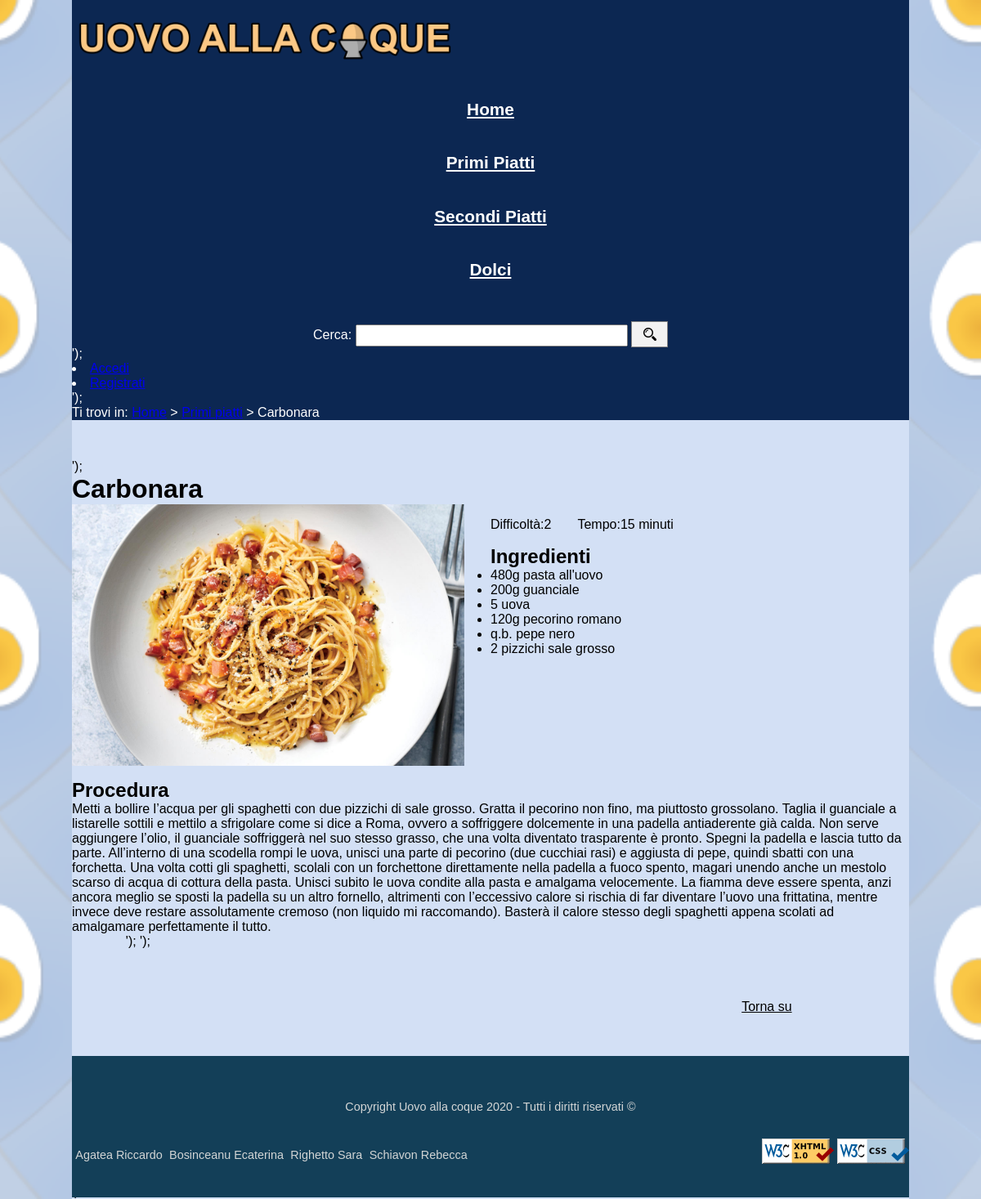
The app's page /php/ricetta.php?id=1, older data.
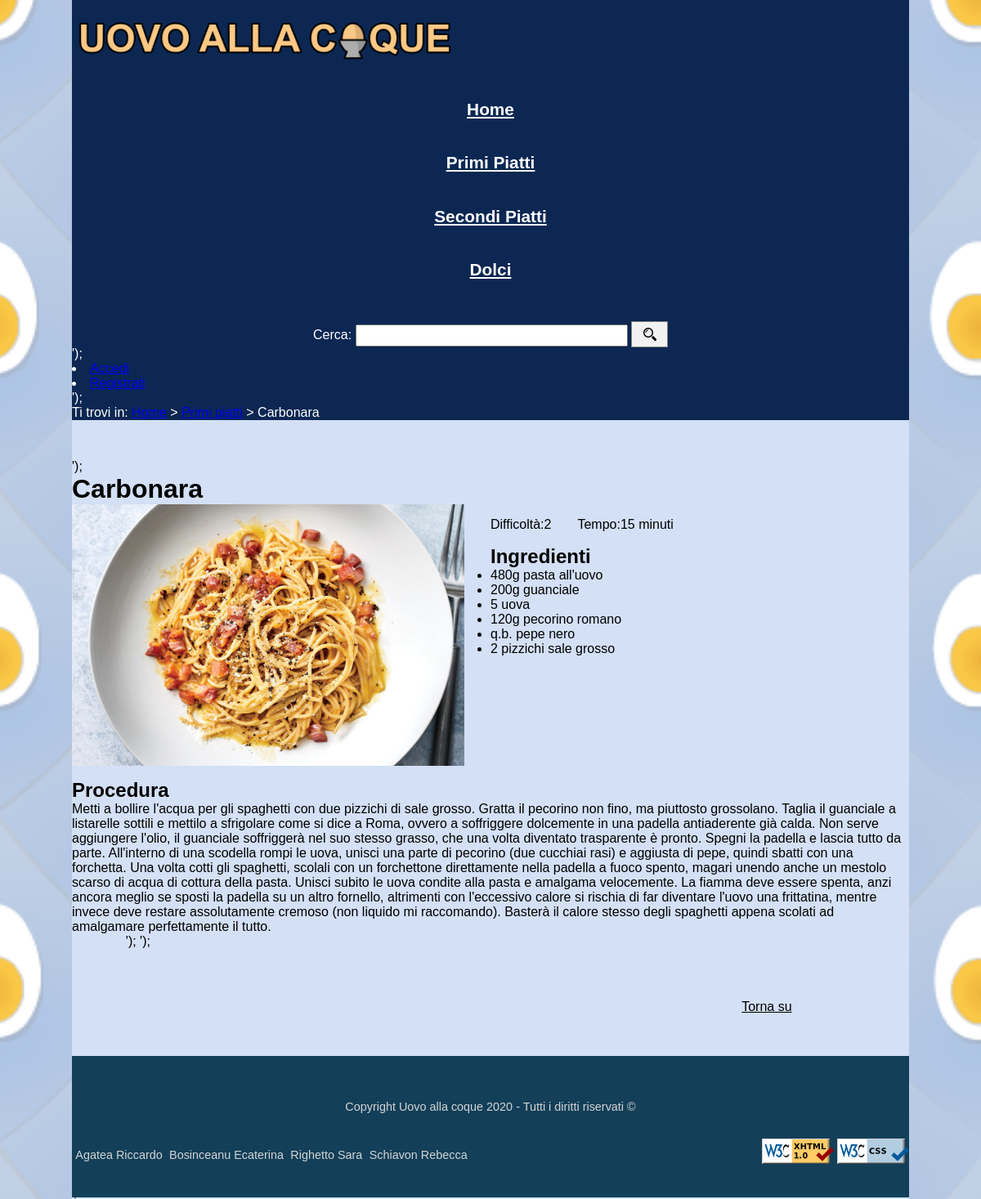
The same page, newer data.
### tables this page shows
CREATE TABLE ricette (
  id INT AUTO_INCREMENT,
  nome VARCHAR(256) NOT NULL,
  difficolta TINYINT UNSIGNED NOT NULL,
  tempo SMALLINT UNSIGNED NOT NULL,
   
  img VARCHAR(256) NOT NULL,
  portata TINYINT UNSIGNED NOT NULL,
  ingredienti TEXT NOT NULL,
  procedimento TEXT NOT NULL,
  PRIMARY KEY (id),
  UNIQUE (nome)
);

### php/db-connection.php (called while the page is built, shortened)
<?php
class DBConnection
{
    private $host = "localhost";
    private $username;
    private $password;
    private $connection;
    public function __construct()
    {
        $this->username = str_replace("\n", "", file_get_contents(__DIR__ . "/username.txt"));
        $this->password = str_replace("\n", "", file_get_contents(__DIR__ . "/pwd_db-1920.txt"));
    }
    public function connectTo(string $database)
    {
        $this->connection = new mysqli($this->host, $this->username, $this->password, $database);
    }
    public function query($query)
    {
        return $this->connection->query($query);
    }
}

### php/ricetta.php (the view, shortened to what this page needs)
<?php
require_once "./template-handler.php";
require_once __DIR__ . "/db-connection.php";
$content = file_get_contents(__DIR__ . "/components/ricetta-content.php");
$connection = new DBConnection();
$result = $connection->query("SELECT * FROM ricette WHERE id={$_GET["id"]}")->fetch_assoc();
if (!$result) {
} else {
    $nome = $result["nome"];
    $portata = $result["portata"];
    $difficolta = $result["difficolta"];
    $tempo = $result["tempo"];
    $img = $result["img"];
    $ingredienti = $result["ingredienti"];
    $procedimento = $result["procedimento"];
    $portate = [
        "Primi piatti",
        "Secondi piatti",
        "Dessert",
    ];
    $percorsoBread = "<a href=\"<rootFolder />/index.php\">Home</a> &gt; <a href=\"<rootFolder />/php/elenco.php?id=$portata\">{$portate[$portata-1]}</a> &gt; $nome";
    $listaIngredienti = "";
    foreach (explode(",", $ingredienti) as $ing) {
        $listaIngredienti .= "<li>$ing</li>";
    }
    $content = str_replace("<nomeRicettaPlaceholder />", $nome, $content);
    $content = str_replace("<imgSrcPlaceholder />", $img, $content);
    $content = str_replace("<difficoltàPlaceholder />", $difficolta, $content);
    $content = str_replace("<tempoPlaceholder />", "$tempo minuti", $content);
    $content = str_replace("<ingredientiPlaceholder />", $listaIngredienti, $content);
    $content = str_replace("<proceduraPlaceholder />", $procedimento, $content);
}

### php/template-handler.php (shortened to what this page needs)
<?php
class TemplateHandler
{
    private $page;
    private $root;
    public function __construct(string $root, string $standard)
    {
        $this->root = $root;
        $this->page = file_get_contents(__DIR__ . "/components/" . $standard . "-template.php");
    }
    public function setTitle(string $title)
    {
        $this->page = str_replace("<titlePlaceholder />", $title, $this->page);
    }
    public function setDescription(string $description)
    {
        $this->page = str_replace("<descriptionPlaceholder />", $description, $this->page);
    }
    public function setKeywords(string $keywords)
    {
        $this->page = str_replace("<keywordsPlaceholder />", $keywords, $this->page);
    }
    public function setAuthor(string $author)
    {
        $this->page = str_replace("<authorPlaceholder />", $author, $this->page);
    }
    public function setLogin(string $loginSnippet)
    {
        $this->page = str_replace("<loginPlaceholder />", $loginSnippet, $this->page);
    }
    public function setNav(string $navSnippet)
    {
        $this->page = str_replace("<navPlaceholder />", $navSnippet, $this->page);
    }
    public function setBreadcrumb(string $breadcrumbSnippet)
    {
        $this->page = str_replace("<breadcrumbPlaceholder />", $breadcrumbSnippet, $this->page);
    }
    public function setContent(string $contentSnippet)
    {
        $this->page = str_replace("<contentPlaceholder />", $contentSnippet, $this->page);
    }
    public function setBackToTop(string $backToTopSnippet)
    {
        $this->page = str_replace("<backToTopPlaceholder />", $backToTopSnippet, $this->page);
    }
    public function setFooter(string $footerSnippet)
    {
        $this->page = str_replace("<footerPlaceholder />", $footerSnippet, $this->page);
    }
    public function send()
    {
        echo $this->page;
    }
    private function done()
    {
        $this->page = str_replace("<rootFolder />", $this->root, $this->page);
    }
}

### styles/screen.css (style rules this page uses)
* { padding: 0em; margin: 0em; }
html, body { max-width: 1024px; margin: 0em auto; padding: 0em 0em; }
html { background-image: url("../img/sfondo/sfondo.png"); background-position: center; background-repeat: no-repeat; background-size: cover; background-attachment:fixed; }
body { background-color: rgb(211, 224, 245); font-family: Verdana, Geneva, Tahoma, sans-serif; }
#footer { width: 100%; display: flex; flex-wrap: wrap; flex-direction: column; align-items: flex-start; justify-content: center; margin-top: 8em; position: relative; bottom: -1.1em; background-color: #133F58; color: #D2D5D5; height: 12em; font-size: 0.9em; }
.messaggio-footer { align-self: center; position: relative; margin-top: 0.5em; margin-bottom: 0.5em; }
#nomi-contatti li { display: inline; margin-left:0.3em; }
#nomi-contatti { position: relative; top:2.5em; }
#immagine-footer li { display: inline; }
#immagine-footer { position: relative; align-self: flex-end; top:0.6em; }
.messaggio-footer { text-align: center; }
ul { list-style-type: none; color: ; }
.elemento-menu { text-align: center; display: block; margin:2em; font-size: 1.3em; font-weight: bolder; }
.elemento-menu a { display: block; font-size: 1em; color: white; }
#immagine-logo { height: 4em; align-items: center; }
#barra-ricerca { text-align: center; color: white; }
.barra-cerca { width: 25em; height: 2em; }
#immagine-lente { position: relative; top:0.7em; background-color: rgb(242, 242, 242); width: 1.2em; height: 1.2em; border-style: solid; border-color: gray; border-width: 0.01em; padding: 0.5em 1em 0.5em 1em; margin-left: 0em; }
#accedi_scritta { padding-right: 0.5em; }
#header { color:white; margin-bottom: 3em; padding-top: 1em; background-color: #0c2752; }
#torna-su-link { position: relative; left: 80%; top:5em; margin-top: 2em; color: black; }
.immagine-ricetta { width: 30em; height: 20em; object-fit: cover; float: left; margin-right: 2em; margin-bottom: 1em; }
.ingredienti { list-style-type: disc; margin-left: 32em; }
.difficolta-tempo { display: flex; flex-direction: row; justify-content: flex-start; margin-top: 1em; margin-bottom: 1em; }
#ricetta-tempo { margin-left: 2em; }
#ricetta-procedura { clear: left; }

### styles/print.css (style rules this page uses)
a:link:after, a:visited:after { content: " [www.uovaallacoque.it" attr(href) "] "; font-size:90%; }
#immagine-logo { height: 4em; }
.nav { display: none; }
#torna-su-link { display: none; }
#footer { display: none; }
.immagine-ricetta { display: none; }

Row changes from the older to the newer data that the page shows:
changed ricette "Carbonara": nome "…Procedura Metti a bollire l’acqua per gli spaghetti con due pizzichi di sale grosso. Gratta il pecorino non fino, ma piuttosto grossolano. Taglia il guanciale a listarelle sottili e mettilo a sfrigolare come si dice a Roma, ovvero a soffriggere dolcemente in una padella antiaderente già calda. Non serve aggiungere l’olio, il guanciale soffriggerà nel suo stesso grasso, che una volta diventato trasparente è pronto. Spegni la padella e lascia tutto da parte. All’interno di una scodella rompi le uova, unisci una parte di pecorino (due cucchiai rasi) e aggiusta di pepe, quindi sbatti con una forchetta. Una volta cotti gli spaghetti, scolali con un forchettone direttamente nella padella a fuoco…" → "…Procedura Metti a bollire l'acqua per gli spaghetti con due pizzichi di sale grosso. Gratta il pecorino non fino, ma piuttosto grossolano. Taglia il guanciale a listarelle sottili e mettilo a sfrigolare come si dice a Roma, ovvero a soffriggere dolcemente in una padella antiaderente già calda. Non serve aggiungere l'olio, il guanciale soffriggerà nel suo stesso grasso, che una volta diventato trasparente è pronto. Spegni la padella e lascia tutto da parte. All'interno di una scodella rompi le uova, unisci una parte di pecorino (due cucchiai rasi) e aggiusta di pepe, quindi sbatti con una forchetta. Una volta cotti gli spaghetti, scolali con un forchettone direttamente nella padella a fuoco…"
